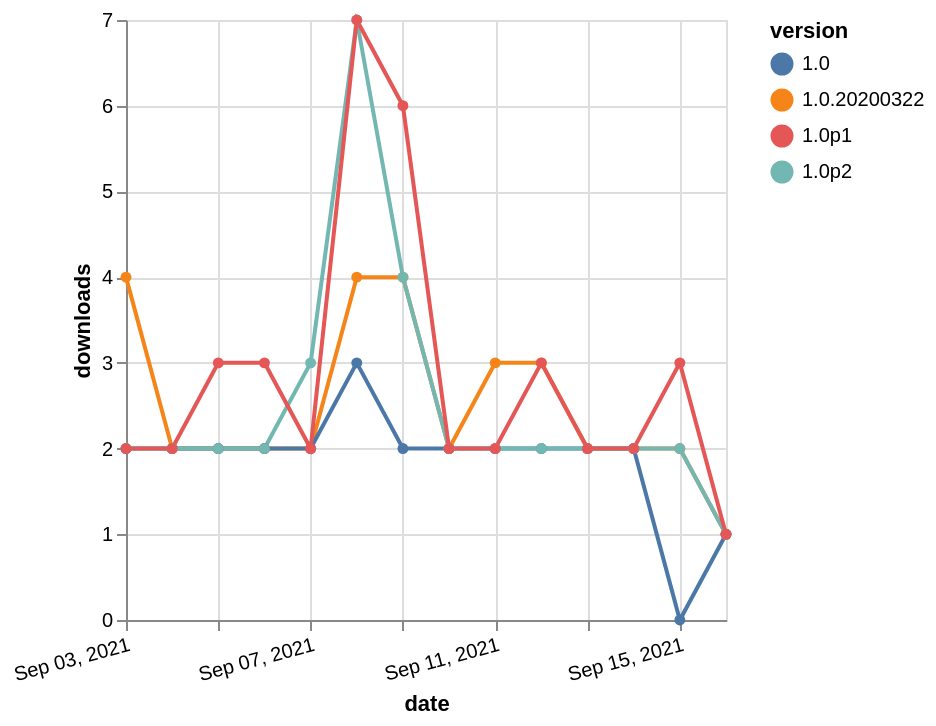

Describe this chart as a Vega-Lite specification.
### Vega-Lite specification from a JSON file in a GitHub repository (floating-point values rounded to 4 significant figures)
{"$schema": "https://vega.github.io/schema/vega-lite/v5.json", "description": "A simple bar chart with embedded data.", "data": {"values": [{"date": "2021-09-03", "total": 1289, "delta": 4, "version": "1.0.20200322"}, {"date": "2021-09-04", "total": 1291, "delta": 2, "version": "1.0.20200322"}, {"date": "2021-09-05", "total": 1293, "delta": 2, "version": "1.0.20200322"}, {"date": "2021-09-06", "total": 1295, "delta": 2, "version": "1.0.20200322"}, {"date": "2021-09-07", "total": 1297, "delta": 2, "version": "1.0.20200322"}, {"date": "2021-09-08", "total": 1301, "delta": 4, "version": "1.0.20200322"}, {"date": "2021-09-09", "total": 1305, "delta": 4, "version": "1.0.20200322"}, {"date": "2021-09-10", "total": 1307, "delta": 2, "version": "1.0.20200322"}, {"date": "2021-09-11", "total": 1310, "delta": 3, "version": "1.0.20200322"}, {"date": "2021-09-12", "total": 1313, "delta": 3, "version": "1.0.20200322"}, {"date": "2021-09-13", "total": 1315, "delta": 2, "version": "1.0.20200322"}, {"date": "2021-09-14", "total": 1317, "delta": 2, "version": "1.0.20200322"}, {"date": "2021-09-15", "total": 1319, "delta": 2, "version": "1.0.20200322"}, {"date": "2021-09-16", "total": 1320, "delta": 1, "version": "1.0.20200322"}, {"date": "2021-09-03", "total": 3119, "delta": 2, "version": "1.0"}, {"date": "2021-09-04", "total": 3121, "delta": 2, "version": "1.0"}, {"date": "2021-09-05", "total": 3123, "delta": 2, "version": "1.0"}, {"date": "2021-09-06", "total": 3125, "delta": 2, "version": "1.0"}, {"date": "2021-09-07", "total": 3127, "delta": 2, "version": "1.0"}, {"date": "2021-09-08", "total": 3130, "delta": 3, "version": "1.0"}, {"date": "2021-09-09", "total": 3132, "delta": 2, "version": "1.0"}, {"date": "2021-09-10", "total": 3134, "delta": 2, "version": "1.0"}, {"date": "2021-09-11", "total": 3136, "delta": 2, "version": "1.0"}, {"date": "2021-09-12", "total": 3138, "delta": 2, "version": "1.0"}, {"date": "2021-09-13", "total": 3140, "delta": 2, "version": "1.0"}, {"date": "2021-09-14", "total": 3142, "delta": 2, "version": "1.0"}, {"date": "2021-09-15", "total": 3142, "delta": 0, "version": "1.0"}, {"date": "2021-09-16", "total": 3143, "delta": 1, "version": "1.0"}, {"date": "2021-09-03", "total": 2728, "delta": 2, "version": "1.0p2"}, {"date": "2021-09-04", "total": 2730, "delta": 2, "version": "1.0p2"}, {"date": "2021-09-05", "total": 2732, "delta": 2, "version": "1.0p2"}, {"date": "2021-09-06", "total": 2734, "delta": 2, "version": "1.0p2"}, {"date": "2021-09-07", "total": 2737, "delta": 3, "version": "1.0p2"}, {"date": "2021-09-08", "total": 2744, "delta": 7, "version": "1.0p2"}, {"date": "2021-09-09", "total": 2748, "delta": 4, "version": "1.0p2"}, {"date": "2021-09-10", "total": 2750, "delta": 2, "version": "1.0p2"}, {"date": "2021-09-11", "total": 2752, "delta": 2, "version": "1.0p2"}, {"date": "2021-09-12", "total": 2754, "delta": 2, "version": "1.0p2"}, {"date": "2021-09-13", "total": 2756, "delta": 2, "version": "1.0p2"}, {"date": "2021-09-14", "total": 2758, "delta": 2, "version": "1.0p2"}, {"date": "2021-09-15", "total": 2760, "delta": 2, "version": "1.0p2"}, {"date": "2021-09-16", "total": 2761, "delta": 1, "version": "1.0p2"}, {"date": "2021-09-03", "total": 3660, "delta": 2, "version": "1.0p1"}, {"date": "2021-09-04", "total": 3662, "delta": 2, "version": "1.0p1"}, {"date": "2021-09-05", "total": 3665, "delta": 3, "version": "1.0p1"}, {"date": "2021-09-06", "total": 3668, "delta": 3, "version": "1.0p1"}, {"date": "2021-09-07", "total": 3670, "delta": 2, "version": "1.0p1"}, {"date": "2021-09-08", "total": 3677, "delta": 7, "version": "1.0p1"}, {"date": "2021-09-09", "total": 3683, "delta": 6, "version": "1.0p1"}, {"date": "2021-09-10", "total": 3685, "delta": 2, "version": "1.0p1"}, {"date": "2021-09-11", "total": 3687, "delta": 2, "version": "1.0p1"}, {"date": "2021-09-12", "total": 3690, "delta": 3, "version": "1.0p1"}, {"date": "2021-09-13", "total": 3692, "delta": 2, "version": "1.0p1"}, {"date": "2021-09-14", "total": 3694, "delta": 2, "version": "1.0p1"}, {"date": "2021-09-15", "total": 3697, "delta": 3, "version": "1.0p1"}, {"date": "2021-09-16", "total": 3698, "delta": 1, "version": "1.0p1"}]}, "width": "container", "mark": {"type": "line", "point": {"filled": true}}, "encoding": {"x": {"field": "date", "type": "temporal", "timeUnit": "yearmonthdate", "title": "date", "axis": {"labelAngle": -15}}, "y": {"field": "delta", "type": "quantitative", "title": "downloads"}, "color": {"field": "version", "type": "nominal"}, "tooltip": {"field": "delta"}}}
